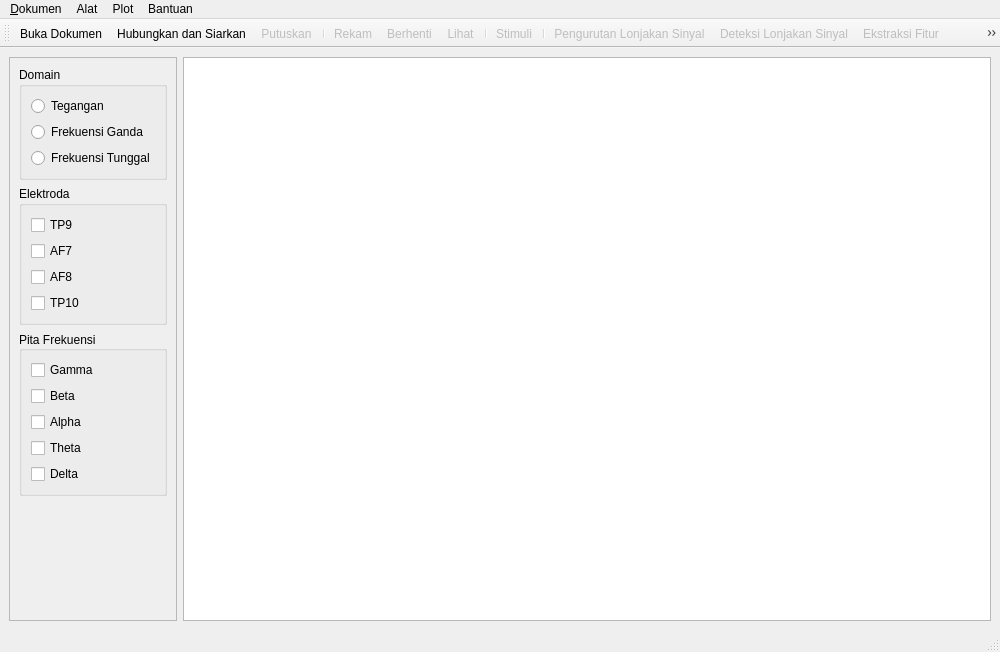
<?xml version="1.0" encoding="UTF-8"?>
<ui version="4.0">
 <class>MainWindow</class>
 <widget class="QMainWindow" name="MainWindow">
  <property name="geometry">
   <rect>
    <x>0</x>
    <y>0</y>
    <width>1000</width>
    <height>652</height>
   </rect>
  </property>
  <property name="windowTitle">
   <string>QtEEG-Map</string>
  </property>
  <property name="windowIcon">
   <iconset resource="resources.qrc">
    <normaloff>:/icon/icon.svg</normaloff>:/icon/icon.svg</iconset>
  </property>
  <widget class="QWidget" name="centralwidget">
   <property name="minimumSize">
    <size>
     <width>800</width>
     <height>553</height>
    </size>
   </property>
   <layout class="QHBoxLayout" name="horizontalLayout">
    <item>
     <widget class="QFrame" name="frame">
      <property name="maximumSize">
       <size>
        <width>200</width>
        <height>16777215</height>
       </size>
      </property>
      <property name="styleSheet">
       <string notr="true"/>
      </property>
      <property name="frameShape">
       <enum>QFrame::StyledPanel</enum>
      </property>
      <property name="frameShadow">
       <enum>QFrame::Raised</enum>
      </property>
      <layout class="QVBoxLayout" name="verticalLayout">
       <item>
        <widget class="QGroupBox" name="groupBox">
         <property name="styleSheet">
          <string notr="true"/>
         </property>
         <property name="title">
          <string>Domain</string>
         </property>
         <property name="flat">
          <bool>true</bool>
         </property>
         <layout class="QVBoxLayout" name="verticalLayout_2">
          <item>
           <widget class="QRadioButton" name="radioTime">
            <property name="text">
             <string>Tegangan</string>
            </property>
           </widget>
          </item>
          <item>
           <widget class="QRadioButton" name="radioFrequencyMultiple">
            <property name="text">
             <string>Frekuensi Ganda</string>
            </property>
           </widget>
          </item>
          <item>
           <widget class="QRadioButton" name="radioFrequencySingle">
            <property name="text">
             <string>Frekuensi Tunggal</string>
            </property>
           </widget>
          </item>
         </layout>
        </widget>
       </item>
       <item>
        <widget class="QGroupBox" name="groupBox_2">
         <property name="title">
          <string>Elektroda</string>
         </property>
         <property name="flat">
          <bool>true</bool>
         </property>
         <layout class="QVBoxLayout" name="verticalLayout_3">
          <item>
           <widget class="QCheckBox" name="checkboxTP9">
            <property name="styleSheet">
             <string notr="true"/>
            </property>
            <property name="text">
             <string>TP9</string>
            </property>
           </widget>
          </item>
          <item>
           <widget class="QCheckBox" name="checkboxAF7">
            <property name="text">
             <string>AF7</string>
            </property>
           </widget>
          </item>
          <item>
           <widget class="QCheckBox" name="checkboxAF8">
            <property name="text">
             <string>AF8</string>
            </property>
           </widget>
          </item>
          <item>
           <widget class="QCheckBox" name="checkboxTP10">
            <property name="text">
             <string>TP10</string>
            </property>
           </widget>
          </item>
         </layout>
        </widget>
       </item>
       <item>
        <widget class="QGroupBox" name="groupBox_3">
         <property name="title">
          <string>Pita Frekuensi</string>
         </property>
         <property name="alignment">
          <set>Qt::AlignLeading|Qt::AlignLeft|Qt::AlignVCenter</set>
         </property>
         <property name="flat">
          <bool>true</bool>
         </property>
         <layout class="QVBoxLayout" name="verticalLayout_4">
          <item>
           <widget class="QCheckBox" name="checkboxGamma">
            <property name="text">
             <string>Gamma</string>
            </property>
           </widget>
          </item>
          <item>
           <widget class="QCheckBox" name="checkboxBeta">
            <property name="text">
             <string>Beta</string>
            </property>
           </widget>
          </item>
          <item>
           <widget class="QCheckBox" name="checkboxAlpha">
            <property name="text">
             <string>Alpha</string>
            </property>
           </widget>
          </item>
          <item>
           <widget class="QCheckBox" name="checkboxTheta">
            <property name="text">
             <string>Theta</string>
            </property>
           </widget>
          </item>
          <item>
           <widget class="QCheckBox" name="checkboxDelta">
            <property name="text">
             <string>Delta</string>
            </property>
           </widget>
          </item>
         </layout>
        </widget>
       </item>
       <item>
        <spacer name="verticalSpacer">
         <property name="orientation">
          <enum>Qt::Vertical</enum>
         </property>
         <property name="sizeHint" stdset="0">
          <size>
           <width>20</width>
           <height>88</height>
          </size>
         </property>
        </spacer>
       </item>
      </layout>
     </widget>
    </item>
    <item>
     <widget class="GraphicsView" name="graphicsView"/>
    </item>
   </layout>
  </widget>
  <widget class="QMenuBar" name="menubar">
   <property name="geometry">
    <rect>
     <x>0</x>
     <y>0</y>
     <width>1000</width>
     <height>25</height>
    </rect>
   </property>
   <widget class="QMenu" name="menuFile">
    <property name="title">
     <string>&amp;Dokumen</string>
    </property>
    <widget class="QMenu" name="menuConnect_do_device">
     <property name="title">
      <string>&amp;Perangkat</string>
     </property>
     <addaction name="actionStream"/>
     <addaction name="actionDisconnect"/>
     <addaction name="separator"/>
     <addaction name="actionRecord"/>
     <addaction name="actionStop"/>
     <addaction name="actionView"/>
    </widget>
    <addaction name="menuConnect_do_device"/>
    <addaction name="actionOpen"/>
    <addaction name="separator"/>
    <addaction name="actionSettings"/>
    <addaction name="separator"/>
    <addaction name="actionClose"/>
   </widget>
   <widget class="QMenu" name="menuHelp">
    <property name="title">
     <string>Bantuan</string>
    </property>
    <addaction name="actionAbout"/>
    <addaction name="separator"/>
    <addaction name="actionHelp"/>
   </widget>
   <widget class="QMenu" name="menuSpikes">
    <property name="title">
     <string>Plot</string>
    </property>
    <addaction name="actionSpike_sorting"/>
    <addaction name="actionSpike_detecting"/>
    <addaction name="actionFeature_extraction"/>
    <addaction name="actionClustering"/>
   </widget>
   <widget class="QMenu" name="menuTools">
    <property name="title">
     <string>Alat</string>
    </property>
    <addaction name="actionStimuli"/>
   </widget>
   <addaction name="menuFile"/>
   <addaction name="menuTools"/>
   <addaction name="menuSpikes"/>
   <addaction name="menuHelp"/>
  </widget>
  <widget class="QStatusBar" name="statusbar"/>
  <widget class="QToolBar" name="toolBar">
   <property name="windowTitle">
    <string>toolBar</string>
   </property>
   <property name="allowedAreas">
    <set>Qt::AllToolBarAreas</set>
   </property>
   <property name="orientation">
    <enum>Qt::Horizontal</enum>
   </property>
   <property name="iconSize">
    <size>
     <width>32</width>
     <height>32</height>
    </size>
   </property>
   <attribute name="toolBarArea">
    <enum>TopToolBarArea</enum>
   </attribute>
   <attribute name="toolBarBreak">
    <bool>false</bool>
   </attribute>
   <addaction name="actionOpen"/>
   <addaction name="actionStream"/>
   <addaction name="actionDisconnect"/>
   <addaction name="separator"/>
   <addaction name="actionRecord"/>
   <addaction name="actionStop"/>
   <addaction name="actionView"/>
   <addaction name="separator"/>
   <addaction name="actionStimuli"/>
   <addaction name="separator"/>
   <addaction name="actionSpike_sorting"/>
   <addaction name="actionSpike_detecting"/>
   <addaction name="actionFeature_extraction"/>
   <addaction name="actionClustering"/>
  </widget>
  <action name="actionOpen">
   <property name="icon">
    <iconset>
     <normalon>:/icon2/open2.svg</normalon>
    </iconset>
   </property>
   <property name="text">
    <string>&amp;Buka Dokumen</string>
   </property>
  </action>
  <action name="actionClose">
   <property name="text">
    <string>&amp;Keluar</string>
   </property>
  </action>
  <action name="actionRun">
   <property name="text">
    <string>Run</string>
   </property>
  </action>
  <action name="actionAbout">
   <property name="text">
    <string>Tentang</string>
   </property>
  </action>
  <action name="actionHelp">
   <property name="text">
    <string>Bantuan</string>
   </property>
  </action>
  <action name="actionStream">
   <property name="enabled">
    <bool>true</bool>
   </property>
   <property name="icon">
    <iconset>
     <normalon>:/icon2/connect2.svg</normalon>
    </iconset>
   </property>
   <property name="text">
    <string>Hubungkan dan Si&amp;arkan</string>
   </property>
  </action>
  <action name="actionDisconnect">
   <property name="enabled">
    <bool>false</bool>
   </property>
   <property name="icon">
    <iconset>
     <normalon>:/icon2/disconnect2.svg</normalon>
    </iconset>
   </property>
   <property name="text">
    <string>&amp;Putuskan</string>
   </property>
  </action>
  <action name="actionRecord">
   <property name="enabled">
    <bool>false</bool>
   </property>
   <property name="icon">
    <iconset>
     <normalon>:/icon2/record2.svg</normalon>
    </iconset>
   </property>
   <property name="text">
    <string>Rekam</string>
   </property>
  </action>
  <action name="actionStop">
   <property name="enabled">
    <bool>false</bool>
   </property>
   <property name="icon">
    <iconset>
     <normalon>:/icon2/stop2.svg</normalon>
    </iconset>
   </property>
   <property name="text">
    <string>Berhenti</string>
   </property>
  </action>
  <action name="actionView">
   <property name="enabled">
    <bool>false</bool>
   </property>
   <property name="icon">
    <iconset>
     <normalon>:/icon2/view2.svg</normalon>
    </iconset>
   </property>
   <property name="text">
    <string>Lihat</string>
   </property>
  </action>
  <action name="actionSettings">
   <property name="enabled">
    <bool>true</bool>
   </property>
   <property name="text">
    <string>Pengaturan</string>
   </property>
  </action>
  <action name="actionStimuli">
   <property name="enabled">
    <bool>false</bool>
   </property>
   <property name="icon">
    <iconset>
     <normalon>:/icon2/stimuli2.svg</normalon>
    </iconset>
   </property>
   <property name="text">
    <string>Stimuli</string>
   </property>
  </action>
  <action name="actionSpike_sorting">
   <property name="enabled">
    <bool>false</bool>
   </property>
   <property name="icon">
    <iconset>
     <normalon>:/icon2/sorting2.svg</normalon>
    </iconset>
   </property>
   <property name="text">
    <string>Pengurutan Lonjakan Sinyal</string>
   </property>
  </action>
  <action name="actionSpike_detecting">
   <property name="enabled">
    <bool>false</bool>
   </property>
   <property name="icon">
    <iconset>
     <normalon>:/icon2/detection2.svg</normalon>
    </iconset>
   </property>
   <property name="text">
    <string>Deteksi Lonjakan Sinyal</string>
   </property>
  </action>
  <action name="actionFeature_extraction">
   <property name="enabled">
    <bool>false</bool>
   </property>
   <property name="icon">
    <iconset>
     <normalon>:/icon2/feature_selection2.svg</normalon>
    </iconset>
   </property>
   <property name="text">
    <string>Ekstraksi Fitur</string>
   </property>
  </action>
  <action name="actionClustering">
   <property name="enabled">
    <bool>false</bool>
   </property>
   <property name="icon">
    <iconset>
     <normalon>:/icon2/clustering2.svg</normalon>
    </iconset>
   </property>
   <property name="text">
    <string>Pengelompokan</string>
   </property>
  </action>
 </widget>
 <customwidgets>
  <customwidget>
   <class>GraphicsView</class>
   <extends>QGraphicsView</extends>
   <header>pyqtgraph/widgets/GraphicsView.h</header>
  </customwidget>
 </customwidgets>
 <resources>
  <include location="resources.qrc"/>
 </resources>
 <connections/>
</ui>
